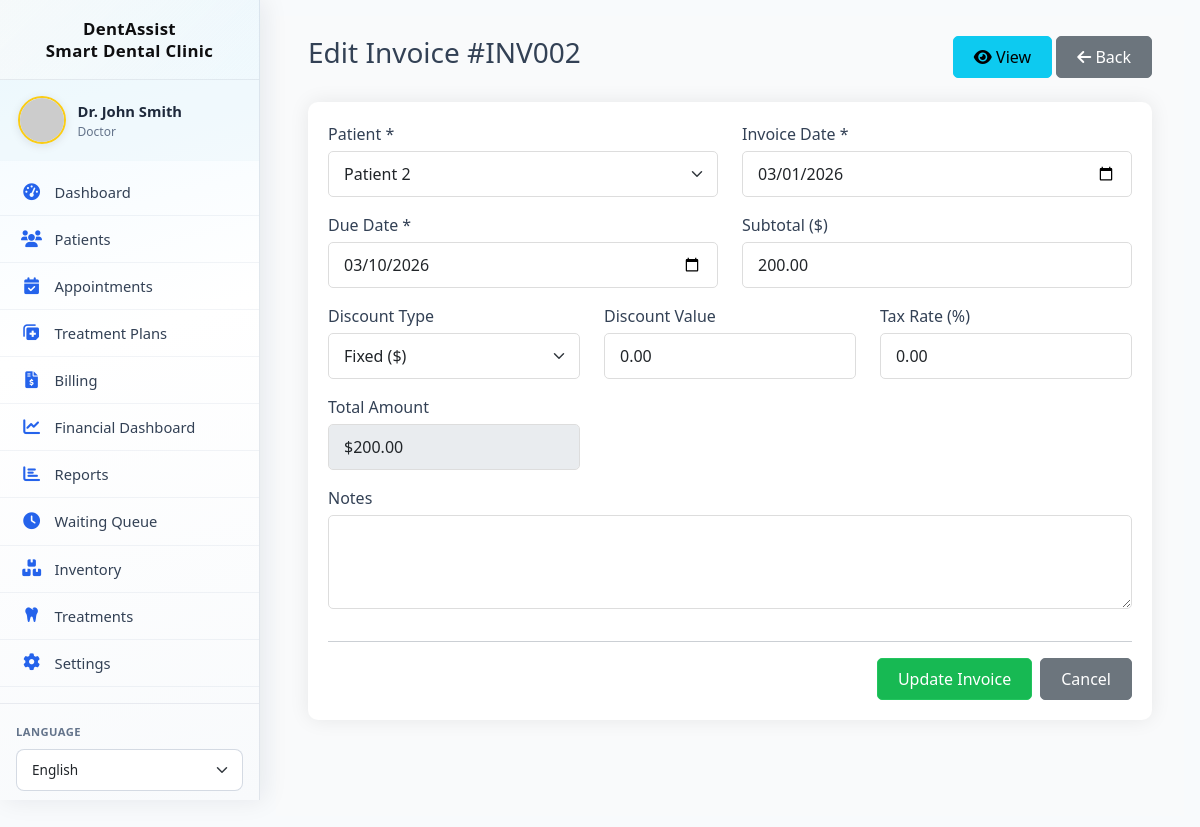
The page /billing/edit_invoice.php?id=2 (signed in) on the database its author committed.
### tables this page shows
CREATE TABLE `invoices` (
  `id` int(11) NOT NULL,
  `invoice_number` varchar(50) NOT NULL,
  `patient_id` int(11) NOT NULL,
  `appointment_id` int(11) DEFAULT NULL,
  `invoice_date` date NOT NULL,
  `due_date` date NOT NULL,
  `subtotal` decimal(10,2) NOT NULL,
  `discount_type` enum('percentage','fixed') DEFAULT 'fixed',
  `discount_value` decimal(10,2) DEFAULT 0.00,
  `discount_amount` decimal(10,2) GENERATED ALWAYS AS (case when `discount_type` = 'percentage' then `subtotal` * `discount_value` / 100 else `discount_value` end) VIRTUAL,
  `tax_rate` decimal(5,2) DEFAULT 0.00,
  `tax_amount` decimal(10,2) GENERATED ALWAYS AS ((`subtotal` - `discount_amount`) * `tax_rate` / 100) VIRTUAL,
  `total_amount` decimal(10,2) GENERATED ALWAYS AS (`subtotal` - `discount_amount` + `tax_amount`) VIRTUAL,
  `paid_amount` decimal(10,2) DEFAULT 0.00,
  `balance_due` decimal(10,2) GENERATED ALWAYS AS (`total_amount` - `paid_amount`) VIRTUAL,
  `insurance_type` varchar(50) DEFAULT NULL,
  `insurance_claim_id` varchar(100) DEFAULT NULL,
  `insurance_coverage` decimal(10,2) DEFAULT 0.00,
  `insurance_status` enum('pending','approved','denied','paid') DEFAULT 'pending',
  `payment_status` enum('paid','partial','pending','overdue','cancelled') DEFAULT 'pending',
  `payment_method` enum('cash','card','insurance','online','check') DEFAULT NULL,
  `notes` text DEFAULT NULL,
  `created_at` timestamp NOT NULL DEFAULT current_timestamp(),
  `created_by` int(11) DEFAULT NULL,
  `paid_at` timestamp NULL DEFAULT NULL
);

CREATE TABLE `patients` (
  `id` int(11) NOT NULL,
  `user_id` int(11) DEFAULT NULL,
  `full_name` varchar(100) NOT NULL,
  `date_of_birth` date DEFAULT NULL,
  `gender` enum('male','female','other') DEFAULT NULL,
  `phone` varchar(20) DEFAULT NULL,
  `email` varchar(100) DEFAULT NULL,
  `emergency_contact_name` varchar(100) DEFAULT NULL,
  `emergency_contact_phone` varchar(20) DEFAULT NULL,
  `emergency_contact_relation` varchar(50) DEFAULT NULL,
  `insurance_provider` varchar(100) DEFAULT NULL,
  `insurance_id` varchar(50) DEFAULT NULL,
  `insurance_type` enum('Private','Social Security','Medicaid','None') DEFAULT 'None',
  `insurance_coverage` int(11) DEFAULT 0,
  `medical_history` text DEFAULT NULL,
  `allergies` text DEFAULT NULL,
  `current_medications` text DEFAULT NULL,
  `past_surgeries` text DEFAULT NULL,
  `chronic_conditions` text DEFAULT NULL,
  `dental_history` text DEFAULT NULL,
  `previous_dentist` varchar(100) DEFAULT NULL,
  `last_visit_date` date DEFAULT NULL,
  `address_line1` varchar(255) DEFAULT NULL,
  `address_line2` varchar(255) DEFAULT NULL,
  `address` varchar(500) DEFAULT NULL,
  `city` varchar(100) DEFAULT NULL,
  `state` varchar(50) DEFAULT NULL,
  `postal_code` varchar(20) DEFAULT NULL,
  `country` varchar(50) DEFAULT 'USA',
  `points` int(11) DEFAULT 0,
  `subscription_type` enum('none','basic','premium','family') DEFAULT 'none',
  `subscription_start_date` date DEFAULT NULL,
  `subscription_end_date` date DEFAULT NULL,
  `referral_code` varchar(20) DEFAULT NULL,
  `referred_by` int(11) DEFAULT NULL,
  `created_at` timestamp NOT NULL DEFAULT current_timestamp(),
  `updated_at` timestamp NOT NULL DEFAULT current_timestamp() ON UPDATE current_timestamp(),
  `created_by` int(11) DEFAULT NULL,
  `subscription_status` enum('none','pending','active','expired') DEFAULT 'none'
);

### includes/db.php (called while the page is built, shortened)
<?php
class Database {
    private $host = DB_HOST;
    private $user = DB_USER;
    private $pass = DB_PASS;
    private $dbname = DB_NAME;
    private $conn;
    private static $instance = null;
    private function __construct() {
        try {
            $this->conn = new mysqli($this->host, $this->user, $this->pass, $this->dbname);
            $this->conn->set_charset("utf8mb4");
        } catch (Exception $e) {
            die("Database connection error: " . $e->getMessage());
        }
    }
    public static function getInstance() {
        if (self::$instance == null) {
            self::$instance = new Database();
        }
        return self::$instance;
    }
    public function query($sql, $params = [], $types = "") {
        $stmt = $this->conn->prepare($sql);
        if (!empty($params)) {
            if (empty($types)) {
                $types = $this->determineTypes($params);
            }
            $stmt->bind_param($types, ...$params);
        }
        if (!$stmt->execute()) {
            $err = $stmt->error ?: $this->conn->error;
            throw new Exception('Query failed: ' . $err);
        }
        return $stmt;
    }
    private function determineTypes($params) {
        $types = '';
        foreach ($params as $param) {
            if (is_int($param)) {
                $types .= 'i';
            } elseif (is_float($param)) {
                $types .= 'd';
            } elseif (is_string($param)) {
                $types .= 's';
            } else {
                $types .= 'b';
            }
        }
        return $types;
    }
    public function fetchOne($sql, $params = [], $types = "") {
        $stmt = $this->query($sql, $params, $types);
        $result = $stmt->get_result();
        if ($result && $result->num_rows > 0) {
            return $result->fetch_assoc();
        }
        return null;
    }
    public function fetchAll($sql, $params = [], $types = "") {
        $stmt = $this->query($sql, $params, $types);
        $result = $stmt->get_result();
        if ($result) {
            return $result->fetch_all(MYSQLI_ASSOC);
        }
        return [];
    }
}
?>

### api/_helpers.php (called while the page is built, shortened)
<?php
function repo_patient_list_for_select(int $limit = 0): array
{
    $db = Database::getInstance();
    return $db->fetchAll('SELECT id, full_name FROM patients ORDER BY full_name');
}

### includes/functions.php (called while the page is built, shortened)
<?php
require_once __DIR__ . '/db.php';
function formatCurrency($amount)
{
    return '$' . number_format($amount, 2);
}

### billing/edit_invoice.php (the view, shortened to what this page needs)
<?php
require_once __DIR__ . '/../api/_helpers.php';
$db = Database::getInstance();
$invoiceId = $_GET['id'] ?? 0;
$invoice = $db->fetchOne(
    "SELECT i.*, p.full_name as patient_name
     FROM invoices i
     JOIN patients p ON i.patient_id = p.id
     WHERE i.id = ?",
    [$invoiceId],
    "i"
);
$patients = repo_patient_list_for_select();
include '../layouts/header.php';
?>
<div class="container-fluid">
    <div class="d-flex justify-content-between align-items-center mb-4">
        <h1 class="h3">Edit Invoice #<?php echo $invoice['invoice_number']; ?></h1>
        <div>
            <a href="invoice_view.php?id=<?php echo $invoiceId; ?>" class="btn btn-info">
                <i class="fas fa-eye"></i> View
            </a>
            <a href="invoices.php" class="btn btn-secondary">
                <i class="fas fa-arrow-left"></i> Back
            </a>
        </div>
    </div>
    <div class="card">
        <div class="card-body">
            <form method="POST" action="">
                <div class="row">
                    <div class="col-md-6 mb-3">
                        <label class="form-label">Patient *</label>
                        <select class="form-select" name="patient_id" required>
                            <?php foreach ($patients as $p): ?>
                                <option value="<?php echo $p['id']; ?>" <?php echo $invoice['patient_id'] == $p['id'] ? 'selected' : ''; ?>>
                                    <?php echo htmlspecialchars($p['full_name']); ?>
                                </option>
                            <?php endforeach; ?>
                        </select>
                    </div>
                    <div class="col-md-6 mb-3">
                        <label class="form-label">Invoice Date *</label>
                        <input type="date" class="form-control" name="invoice_date"
                               value="<?php echo $invoice['invoice_date']; ?>" required>
                    </div>
                    <div class="col-md-6 mb-3">
                        <label class="form-label">Due Date *</label>
                        <input type="date" class="form-control" name="due_date"
                               value="<?php echo $invoice['due_date']; ?>" required>
                    </div>
                    <div class="col-md-6 mb-3">
                        <label class="form-label">Subtotal ($)</label>
                        <input type="number" step="0.01" class="form-control" name="subtotal" id="subtotal"
                               value="<?php echo $invoice['subtotal']; ?>" onchange="calculateTotal()">
                    </div>
                    <div class="col-md-4 mb-3">
                        <label class="form-label">Discount Type</label>
                        <select class="form-select" name="discount_type" id="discount_type" onchange="calculateTotal()">
                            <option value="fixed" <?php echo $invoice['discount_type'] == 'fixed' ? 'selected' : ''; ?>>Fixed ($)</option>
                        </select>
                    </div>
                    <div class="col-md-4 mb-3">
                        <label class="form-label">Discount Value</label>
                        <input type="number" step="0.01" class="form-control" name="discount_value" id="discount_value"
                               value="<?php echo $invoice['discount_value']; ?>" onchange="calculateTotal()">
                    </div>
                    <div class="col-md-4 mb-3">
                        <label class="form-label">Tax Rate (%)</label>
                        <input type="number" step="0.01" class="form-control" name="tax_rate" id="tax_rate"
                               value="<?php echo $invoice['tax_rate']; ?>" onchange="calculateTotal()">
                    </div>
                    <div class="col-md-4 mb-3">
                        <label class="form-label">Total Amount</label>
                        <input type="text" class="form-control" id="total" readonly value="<?php echo formatCurrency($invoice['total_amount']); ?>">
                    </div>
                    <div class="col-12 mb-3">
                        <label class="form-label">Notes</label>
                        <textarea class="form-control" name="notes" rows="3"><?php echo htmlspecialchars((string) ($invoice['notes'] ?? '')); ?></textarea>
                    </div>
                </div>
                <hr>
                <div class="d-flex justify-content-end gap-2">
                    <button type="submit" class="btn btn-primary">Update Invoice</button>
                    <a href="invoice_view.php?id=<?php echo $invoiceId; ?>" class="btn btn-secondary">Cancel</a>
                </div>
            </form>
        </div>
    </div>
</div>
<?php include '../layouts/footer.php'; ?>

### rows shown on the page
invoices: invoice_number "INV002", patient_id "Patient 2", invoice_date "03/01/2026", due_date "03/10/2026", subtotal "200.00", discount_type "Fixed ($)", discount_value "0.00", tax_rate "0.00", total_amount "$200.00"

### other values the page prints
SITE_NAME "DentAssist Smart Dental Clinic"
$_SESSION['full_name'] "Dr. John Smith"
$role "Doctor"
__('dashboard', 'Dashboard') "Dashboard"
__('patients', 'Patients') "Patients"
__('appointments', 'Appointments') "Appointments"
__('treatment_plans', 'Treatment Plans') "Treatment Plans"
__('billing', 'Billing') "Billing"
__('financial_dashboard', 'Financial Dashboard') "Financial Dashboard"
__('reports', 'Reports') "Reports"
__('queue', 'Waiting Queue') "Waiting Queue"
__('inventory', 'Inventory') "Inventory"
__('treatments', 'Treatments') "Treatments"
__('settings', 'Settings') "Settings"
__('language', 'Language') "LANGUAGE"
